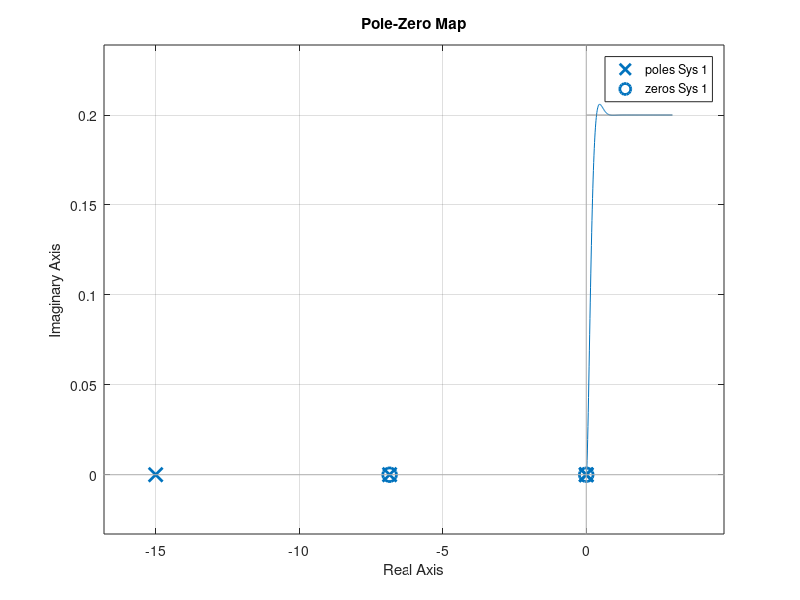

The MATLAB source for this figure:
pkg load control

m = tf([0.63], [1 6.85]);

a = tf([1],[2.12 0 0]);

ki = 500;
ku = 500;
FLA=m*a
FLC=ku*feedback(FLA,ki)

pzmap(FLA)

rlocus(FLA)

#Entrada del sistema
t = (0:0.01:10)';
step = 0.2*(t>=0);

FLC = ku*feedback(FLA,ku)
lsim(FLC, step, t)

c = tf([1 0],[1]);
ki*FLA*c
rlocus(ki*FLA*c)

#Entrada del sitema
t = (0:0.01:3)';
step = 0.2*(t>=0);

FLC = ku*feedback(FLA*c,ku)
lsim(FLC, step, t)

pzmap(FLA*c)

# Calculo de psita
psita = sqrt(1/((-(pi/log(0.03)))^2+1))

# Calculo de omega
omega = 3/(psita*0.4) 

# Punto de operación del sistema
op = -psita*omega + i*omega*sqrt(1-psita^2)

# Polos de la función de transferencia
p = pole(FLA)

# Calculamos el aporte un polo en 0
theta_1 = 180 - rad2deg(atan(abs(imag(op)/real(op))))

# Calculamos la deficiencia del ángulo
d_a = 180 - theta_1

# Calculamos la ubicación del polo del compensador
re_pol_c = real(op)-imag(op)/(tan(deg2rad(d_a))) 

# Ajustamos ganancia del compensador con RLOCUS
c2 = tf([1 abs(p(1))], [1 abs(re_pol_c)])
rlocus(FLA*c*c2) #k = 340.81

#Entrada del sitema
t = (0:0.01:3)';
step = 0.2*(t>=0);
k = 340.81;
FLC = ku*feedback(FLA*c*c2*(k/ku),ku)

lsim(FLC, step, t)

pzmap(FLA*c*c2*(k/ku))
